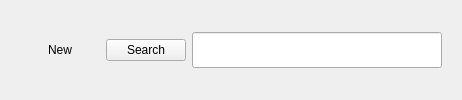
<widget class="QWidget" name="customer_header_buttons">
<layout class="QGridLayout" name="gridLayout_27">
<item column="0" row="0">
<widget class="QFrame" name="customer_frame">
<property name="enabled">
<bool>true</bool>
</property>
<property name="sizePolicy">
<sizepolicy hsizetype="Expanding" vsizetype="Fixed">
<horstretch>0</horstretch>
<verstretch>0</verstretch>
</sizepolicy>
</property>
<property name="minimumSize">
<size>
<width>0</width>
<height>50</height>
</size>
</property>
<property name="layoutDirection">
<enum>Qt::LeftToRight</enum>
</property>

<property name="frameShape">
<enum>QFrame::NoFrame</enum>
</property>
<property name="frameShadow">
<enum>QFrame::Raised</enum>
</property>
<layout class="QGridLayout" name="gridLayout_10">
<item column="3" row="0">
<widget class="QPushButton" name="seach_customer_button">
<property name="maximumSize">
<size>
<width>200</width>
<height>16777215</height>
</size>
</property>

<property name="text">
<string>Search</string>
</property>
<property name="icon">
<iconset>
<normaloff>Icons/search.png</normaloff>Icons/search.png</iconset>
</property>
<property name="iconSize">
<size>
<width>30</width>
<height>30</height>
</size>
</property>
</widget>
</item>
<item column="1" row="0">
<widget class="QPushButton" name="new_customer_button">
<property name="maximumSize">
<size>
<width>200</width>
<height>16777215</height>
</size>
</property>
<property name="cursor">
<cursorShape>OpenHandCursor</cursorShape>
</property>

<property name="text">
<string>New</string>
</property>
<property name="icon">
<iconset>
<normaloff>Icons/user-add.png</normaloff>Icons/user-add.png</iconset>
</property>
<property name="iconSize">
<size>
<width>30</width>
<height>30</height>
</size>
</property>
<property name="flat">
<bool>true</bool>
</property>
</widget>
</item>
<item column="4" row="0">
<widget class="QLineEdit" name="search_customer_line">
<property name="sizePolicy">
<sizepolicy hsizetype="Preferred" vsizetype="Fixed">
<horstretch>0</horstretch>
<verstretch>0</verstretch>
</sizepolicy>
</property>
<property name="minimumSize">
<size>
<width>250</width>
<height>36</height>
</size>
</property>
<property name="maximumSize">
<size>
<width>500</width>
<height>16777215</height>
</size>
</property>

<property name="alignment">
<set>Qt::AlignCenter</set>
</property>
</widget>
</item>
</layout>
</widget>
</item>
</layout>
</widget>
